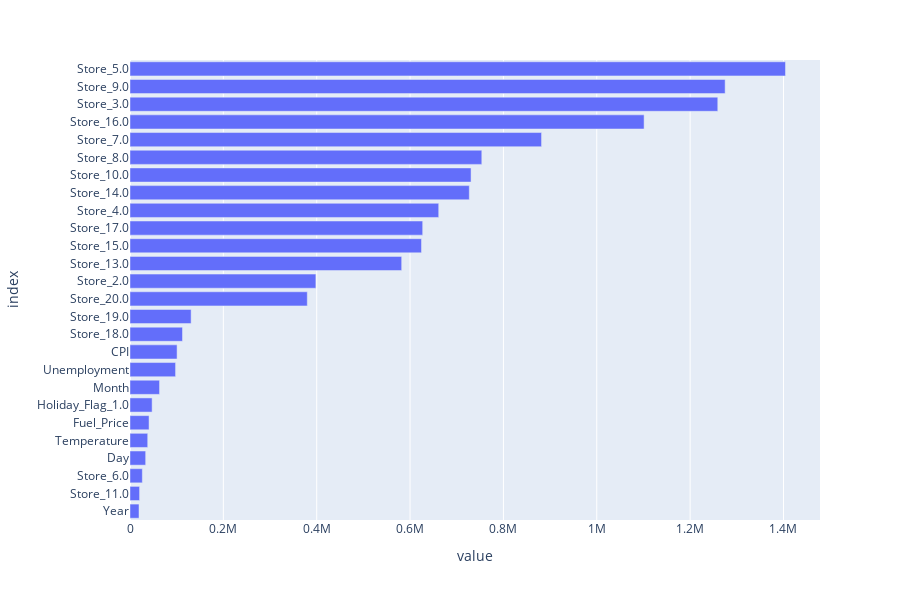

Source (notebook cell):
### Code cell
# Creating a pandas DataFrame to plot the feature importance from our model
dataset_coefs = pd.DataFrame(index = column_names, data = regressor.coef_.transpose(), columns=["coefficients"]).abs().sort_values(by = 'coefficients')

fig = px.bar(dataset_coefs, orientation = 'h',height=600)
fig.update_layout(showlegend = False, 
                  margin = {'l': 120}) # to avoid cropping of column names
fig.show()

### Figure 1 — Plotly figure (JSON) as saved in the notebook; plotly's stock layout.template omitted (floating-point values rounded to 4 significant figures)
{"data": [{"alignmentgroup": "True", "hovertemplate": "variable=coefficients<br>value=%{x}<br>index=%{y}<extra></extra>", "legendgroup": "coefficients", "marker": {"color": "#636efa", "pattern": {"shape": ""}}, "name": "coefficients", "offsetgroup": "coefficients", "orientation": "h", "showlegend": true, "textposition": "auto", "type": "bar", "x": [19330.0, 20520.0, 26410.0, 33580.0, 37950.0, 40810.0, 47380.0, 63290.0, 97630.0, 100900.0, 112500.0, 130900.0, 379800.0, 398300.0, 582000.0, 624500.0, 627100.0, 661400.0, 726900.0, 730700.0, 753700.0, 881700.0, 1101000.0, 1259000.0, 1275000.0, 1404000.0], "xaxis": "x", "y": ["Year", "Store_11.0", "Store_6.0", "Day", "Temperature", "Fuel_Price", "Holiday_Flag_1.0", "Month", "Unemployment", "CPI", "Store_18.0", "Store_19.0", "Store_20.0", "Store_2.0", "Store_13.0", "Store_15.0", "Store_17.0", "Store_4.0", "Store_14.0", "Store_10.0", "Store_8.0", "Store_7.0", "Store_16.0", "Store_3.0", "Store_9.0", "Store_5.0"], "yaxis": "y"}], "layout": {"barmode": "relative", "height": 600, "legend": {"title": {"text": "variable"}, "tracegroupgap": 0}, "margin": {"l": 120, "t": 60}, "showlegend": false, "xaxis": {"anchor": "y", "domain": [0, 1], "title": {"text": "value"}}, "yaxis": {"anchor": "x", "domain": [0, 1], "title": {"text": "index"}}}}
